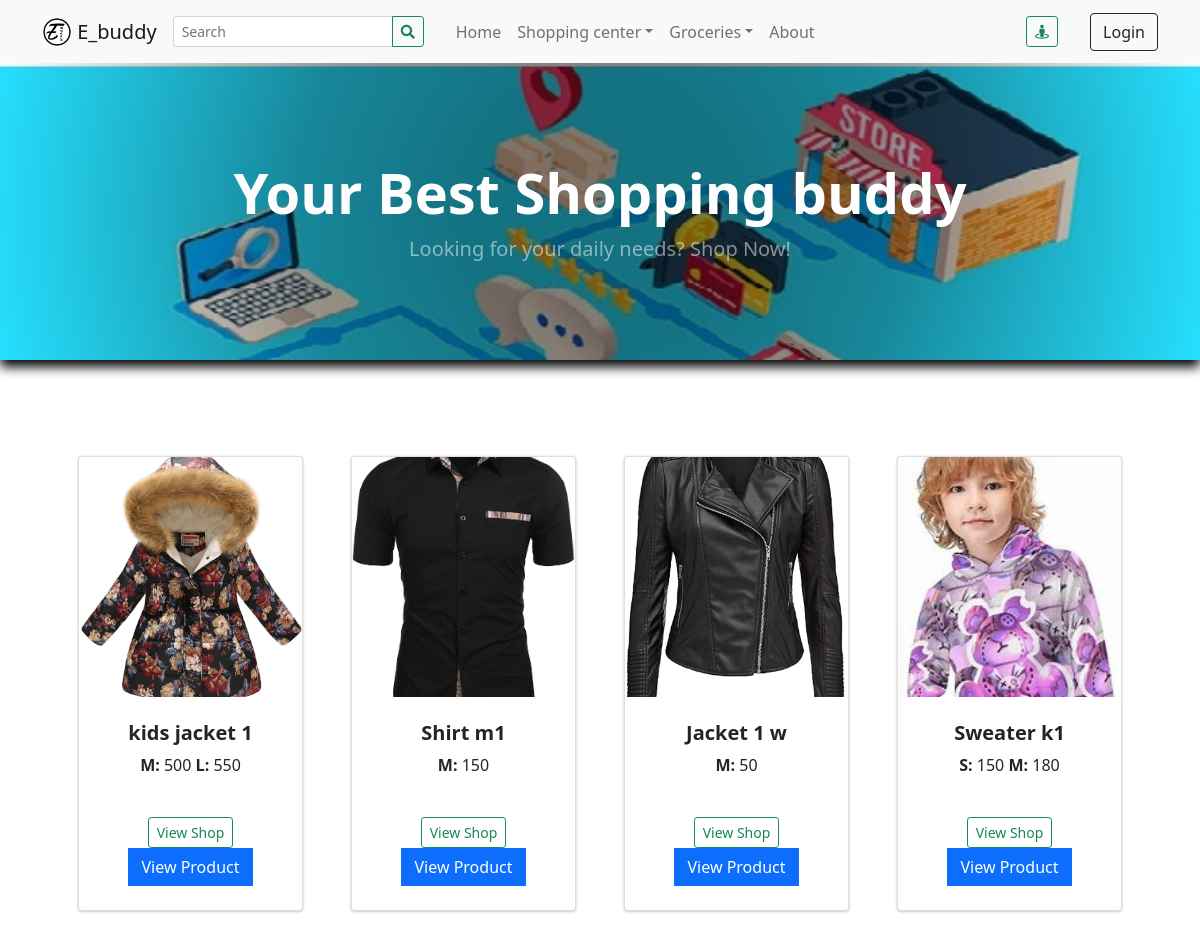
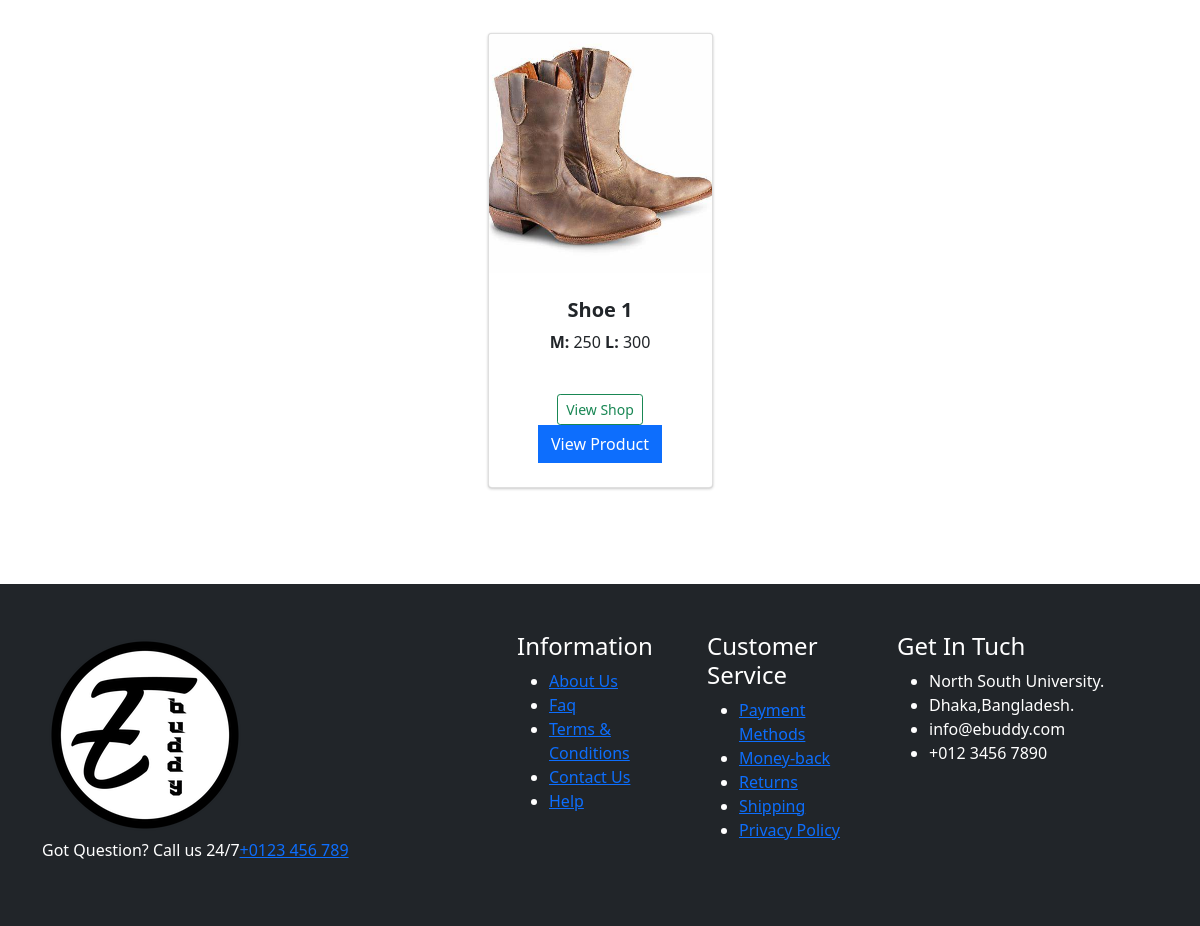
The page / on the database its author committed (2 pictures, top to bottom).
### tables this page shows
CREATE TABLE `categories` (
  `id` int(30) NOT NULL,
  `category` varchar(250) NOT NULL,
  `description` text DEFAULT NULL,
  `status` tinyint(1) NOT NULL DEFAULT 1,
  `date_created` datetime NOT NULL DEFAULT current_timestamp()
);

CREATE TABLE `products` (
  `id` int(30) NOT NULL,
  `category_id` int(30) NOT NULL,
  `sub_category_id` int(30) NOT NULL,
  `product_name` varchar(250) NOT NULL,
  `description` text NOT NULL,
  `status` tinyint(1) NOT NULL DEFAULT 1,
  `date_created` datetime NOT NULL DEFAULT current_timestamp(),
  `sid` int(200) NOT NULL
);

### classes/DBConnection.php (called while the page is built, shortened)
<?php
class DBConnection{
    private $host = DB_SERVER;
    private $username = DB_USERNAME;
    private $password = DB_PASSWORD;
    private $database = DB_NAME;
    public $conn;
    public function __construct(){
        if (!isset($this->conn)) {
            $this->conn = new mysqli($this->host, $this->username, $this->password, $this->database);
        }
    }
}
?>

### config.php (called while the page is built, shortened)
<?php
require_once('classes/DBConnection.php');
require_once('classes/SystemSettings.php');
function validate_image($file){
	if(!empty($file)){
		if(is_file(base_app.$file)){
			return base_url.$file;
		}else{
			return base_url.'dist/img/no-image-available.png';
		}
	}else{
		return base_url.'dist/img/no-image-available.png';
	}
}
?>

### inc/topBarNav.php (the view, shortened to what this page needs)
<nav class="navbar navbar-expand-lg navbar-light bg-light">
            <div class="container px-9 px-lg-9 ">
                <a class="navbar-brand" href="./">
                <img src="<?php echo validate_image($_settings->info('logo')) ?>" width="30" height="30" class="d-inline-block align-top" alt="" loading="lazy">
                <?php echo $_settings->info('short_name') ?>
                </a>
                <form class="form-inline" id="search-form">
                  <div class="input-group">
                    <input class="form-control form-control-sm form " type="search" placeholder="Search" aria-label="Search" name="search"  value="<?php echo isset($_GET['search']) ? $_GET['search'] : "" ?>"  aria-describedby="button-addon2">
                    <div class="input-group-append">
                      <button class="btn btn-outline-success btn-sm m-0" type="submit" id="button-addon2"><i class="fa fa-search"></i></button>
                    </div>
                  </div>
                </form>
                <div class="collapse navbar-collapse" id="navbarSupportedContent">
                    <ul class="navbar-nav me-auto mb-2 mb-lg-0 ms-lg-4">
                        <li class="nav-item"><a class="nav-link" aria-current="page" href="./">Home</a></li>
                        <?php
                        $cat_qry = $conn->query("SELECT * FROM categories where status = 1 ");
                        while($crow = $cat_qry->fetch_assoc()):
                          $sub_qry = $conn->query("SELECT * FROM sub_categories where status = 1 and parent_id = '{$crow['id']}' ");
                          if($sub_qry->num_rows <= 0):
                        ?>
                        <li class="nav-item"><a class="nav-link" aria-current="page" href="./?p=products&c=<?php echo md5($crow['id']) ?>"><?php echo $crow['category'] ?></a></li>
                        <?php else: ?>
                        <li class="nav-item dropdown">
                          <a class="nav-link dropdown-toggle" id="navbarDropdown<?php echo $crow['id'] ?>" href="#" role="button" data-toggle="dropdown" aria-expanded="false"><?php echo $crow['category'] ?></a></a>
                        </li>
                        <?php endif; ?>
                        <?php endwhile; ?>
                        <li class="nav-item"><a class="nav-link" href="./?p=about">About</a></li>
                    </ul>
                    <a class="text-dark mr-2 nav-link" href="./?p=show_map">
                      <button class="btn btn-outline-success btn-sm m-0" type="submit" id="button-addon2"><i class="fa fa-street-view"></i>
                    </button>
                        </a>
                    <div class="d-flex align-items-center">
                      <?php if(!isset($_SESSION['userdata']['id'])): ?>
                        <button class="btn btn-outline-dark ml-2" id="login-btn" type="button">Login</button>
                        <?php endif; ?>
                    </div>
                </div>
            </div>
        </nav>

### inc/header.php (shortened to what this page needs)
<head>
    <link rel="stylesheet" href="<?php echo base_url ?>plugins/fontawesome-free/css/all.min.css">
    <link rel="stylesheet" href="<?php echo base_url ?>plugins/tempusdominus-bootstrap-4/css/tempusdominus-bootstrap-4.min.css">
  <link rel="stylesheet" href="<?php echo base_url ?>plugins/datatables-bs4/css/dataTables.bootstrap4.min.css">
  <link rel="stylesheet" href="<?php echo base_url ?>plugins/datatables-responsive/css/responsive.bootstrap4.min.css">
  <link rel="stylesheet" href="<?php echo base_url ?>plugins/datatables-buttons/css/buttons.bootstrap4.min.css">
  <link rel="stylesheet" href="<?php echo base_url ?>plugins/select2/css/select2.min.css">
  <link rel="stylesheet" href="<?php echo base_url ?>plugins/select2-bootstrap4-theme/select2-bootstrap4.min.css">
    <link rel="stylesheet" href="<?php echo base_url ?>plugins/icheck-bootstrap/icheck-bootstrap.min.css">
    <link rel="stylesheet" href="<?php echo base_url ?>plugins/jqvmap/jqvmap.min.css">
    <link rel="stylesheet" href="<?php echo base_url ?>dist/css/adminlte.css">
    <link rel="stylesheet" href="<?php echo base_url ?>dist/css/custom.css">
    <link rel="stylesheet" href="<?php echo base_url ?>assets/css/styles.css">
    <link rel="stylesheet" href="<?php echo base_url ?>plugins/overlayScrollbars/css/OverlayScrollbars.min.css">
    <link rel="stylesheet" href="<?php echo base_url ?>plugins/daterangepicker/daterangepicker.css">
    <link rel="stylesheet" href="<?php echo base_url ?>plugins/summernote/summernote-bs4.min.css">
  <link rel="stylesheet" href="<?php echo base_url ?>plugins/sweetalert2-theme-bootstrap-4/bootstrap-4.min.css">
  </head>

### home.php
 <header class="bg-dark py-5" id="main-header">
    <div class="container px-4 px-lg-5 my-5">
        <div class="text-center text-white">
            <h1 class="display-4 fw-bolder">Your Best Shopping buddy</h1>
            <p class="lead fw-normal text-white-50 mb-0">Looking for your daily needs? Shop Now!</p>
        </div>
    </div>
</header>
<section class="py-5">
    <div class="container px-4 px-lg-5 mt-5">
        <div class="row gx-4 gx-lg-5 row-cols-md-3 row-cols-xl-4 justify-content-center">
            <?php
                $products = $conn->query("SELECT * FROM `products` where status = 1 order by rand() limit 8 ");
                while($row = $products->fetch_assoc()):
                    $upload_path = base_app.'/uploads/product_'.$row['id'];
                    $img = "";
                    if(is_dir($upload_path)){
                        $fileO = scandir($upload_path);
                        if(isset($fileO[2]))
                            $img = "uploads/product_".$row['id']."/".$fileO[2];
                    }
                    $inventory = $conn->query("SELECT * FROM inventory where product_id = ".$row['id']);
                    $inv = array();
                    while($ir = $inventory->fetch_assoc()){
                        $inv[$ir['size']] = number_format($ir['price']);
                    }
            ?>
            <div class="col mb-5">
                <div class="card h-100 product-item">
                    <img class="card-img-top w-100" src="<?php echo validate_image($img) ?>" alt="..." />
                    <div class="card-body p-4">
                        <div class="text-center">
                            <h5 class="fw-bolder"><?php echo $row['product_name'] ?></h5>
                            <?php foreach($inv as $k=> $v): ?>
                                <span><b><?php echo $k ?>: </b><?php echo $v ?></span>
                            <?php endforeach; ?>
                        </div>
                    </div>
                    <div class="card-footer p-4 pt-0 border-top-0 bg-transparent">
					 <div class="text-center">
                            <a class="btn btn-outline-success btn-sm m-0"   href=".?p=shop&id=<?php echo md5($row['id']) ?>">View Shop</a>
                        </div>
                        <div class="text-center">
                            <a class="btn btn-flat btn-primary "   href=".?p=view_product&id=<?php echo md5($row['id']) ?>">View Product</a>
                        </div>
                    </div>
                </div>
            </div>
            <?php endwhile; ?>
        </div>
    </div>
</section>

### inc/footer.php (shortened to what this page needs)
<footer class="py-5 bg-dark">
            <div class="container">
				<div class="row">
					<div class="col-lg-5 col-md-6 col-12">
							<div class="logo">
								<a href="index.php"><img src="uploads/logm.png" alt="#"></a>
							</div>
							<p class="call">Got Question? Call us 24/7<span><a href="tel:123456789">+0123 456 789</a></span></p>
					</div>
					<div class="col-lg-2 col-md-6 col-12">
							<h4>Information</h4>
							<ul>
								<li><a href="#">About Us</a></li>
								<li><a href="#">Faq</a></li>
								<li><a href="#">Terms & Conditions</a></li>
								<li><a href="#">Contact Us</a></li>
								<li><a href="#">Help</a></li>
							</ul>
					</div>
					<div class="col-lg-2 col-md-6 col-12">
							<h4>Customer Service</h4>
							<ul>
								<li><a href="#">Payment Methods</a></li>
								<li><a href="#">Money-back</a></li>
								<li><a href="#">Returns</a></li>
								<li><a href="#">Shipping</a></li>
								<li><a href="#">Privacy Policy</a></li>
							</ul>
					</div>
					<div class="col-lg-3 col-md-6 col-12">
							<h4>Get In Tuch</h4>
							<div class="contact">
								<ul>
									<li>North South University.</li>
									<li>Dhaka,Bangladesh.</li>
									<li>info@ebuddy.com</li>
									<li>+012 3456 7890</li>
								</ul>
							</div>
					</div>
				</div>
			</div>
        </footer>

### rows shown on the page
categories: category "Shopping center"
categories: category "Groceries"
products: shows a picture, product_name "kids jacket 1", k "M", v "500", k "L", v "550"
products: shows a picture, product_name "Shirt m1", k "M", v "150"
products: shows a picture, product_name "Jacket 1 w", k "M", v "50"
products: shows a picture, product_name "Sweater k1", k "S", v "150", k "M", v "180"
products: shows a picture, product_name "Shoe 1", k "M", v "250", k "L", v "300"

### other values the page prints
$_settings->info('short_name') "E_buddy"
